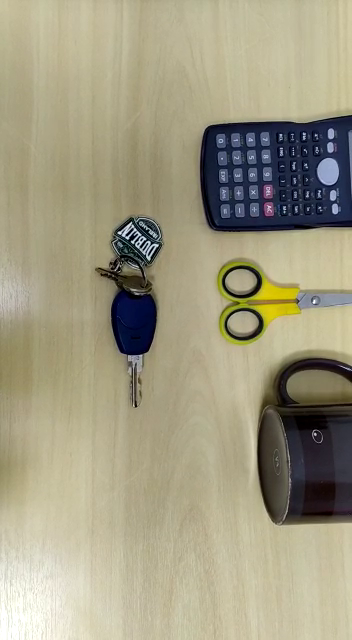
#> input picture frame 28 of Datasource/Standard files/four_objects.mp4, 352 x 640 px, given in place of walking_fn.mp4, which was not available
$ python paper_cbeb.py
#> lines starting #> are read from the running program, lines starting #| are printed output that depends on the picture; after the words box and inside, x2 and y2 are one past the last pixel; in counts of white or black regions, pixels touching at a corner belong together; pictures that were not available may be replaced by others from this repository, and a replacement may not be noted
### Detection/segmentationUtils.py
import copy
import math
import numpy as np
import cv2 as cv
import matplotlib.pyplot as plt
from iou import iou
from classifierTools import classifierTools
from skimage.morphology import erosion, dilation, opening, closing, white_tophat,square,convex_hull_image
from filterUtils import filterUtils

class segmentationUtils:

    '''
    parameters:
        imagem - desired image
        minimumSizeBox - threshold for the size of the bounding box (in percentage)
        options - optional parameter who is a string with the desired options.
            avaiable options:
                '--neuromorphic' - is the declaration of neuromorphic image or else is a RGB image
    '''
    def watershed(imagem,options=None,minimumSizeBox = 2,smallBBFilter = True,centroidDistanceFilter=True,mergeOverlapingDetectionsFilter=True,flagCloserToCenter = False):

        opt = []
        flagNeuromorphic = False
        occurrences = 0
        global imageDimensions
        imageDimensions = imagem.shape
        if options != None:
            options = "".join(options.split())
            opt = options.split('--')

        if opt.__contains__('neuromorphic'):
            flagNeuromorphic = True
            img = imagem.astype(np.uint8)
            #img = filterUtils.median(img)
            #img = cv.medianBlur(img,3)
            img[img == 255] = 0
            #img = filterUtils.avg(img)
            occurrences = np.count_nonzero(img == 0)
            if len(img.shape) == 3:
                img = cv.cvtColor(img,cv.COLOR_RGB2GRAY)
        else:
            img = cv.cvtColor(imagem,cv.COLOR_RGB2GRAY)

        ret, thresh = cv.threshold(img,0,255,cv.THRESH_BINARY_INV+cv.THRESH_OTSU)


       # noise removal
        kernel = np.ones((1,1),np.uint8)
        opening = cv.morphologyEx(thresh,cv.MORPH_ELLIPSE,kernel, iterations = 1)
        # sure background area

        sure_bg = cv.dilate(opening,kernel,iterations=5)
        # Finding sure foreground area
        dist_transform = cv.distanceTransform(opening,cv.DIST_L2,0)
        ret, sure_fg = cv.threshold(dist_transform,0.05*dist_transform.max(),255,0)

        # Finding unknown region
        sure_fg = np.uint8(sure_fg)
        unknown = cv.subtract(sure_bg,sure_fg)
        # Marker labelling
        ret, markers = cv.connectedComponents(sure_fg)
        # Add one to all labels so that sure background is not 0, but 1
        markers = markers+1
        # Now, mark the region of unknown with zero
        markers[unknown==255] = 0
        img2 = cv.cvtColor(img, cv.COLOR_GRAY2RGB)
        markers = cv.watershed(img2,markers)
        img2[markers == -1] = [255,0,0]

        detections = segmentationUtils.makeRectDetection(markers,minimumSizeBox,smallBBFilter,centroidDistanceFilter,mergeOverlapingDetectionsFilter)
        detections = segmentationUtils.getOnlyCloseToCenter(flagCloserToCenter,detections)
        #imagem = segmentationUtils.drawRect(imagem,detections)
        detections = segmentationUtils.getCoordinatesFromPoints(detections)
        return imagem, markers, detections, opening, sure_fg, sure_bg,markers#, thresh

    def getOnlyCloseToCenter(flagCloserToCenter, detections):
        retorno = []
        if(flagCloserToCenter):
            for j in range(len(detections)):
                if (detections[j][7] == 'closerToCenter'):
                    retorno.append(detections[j])
        else:
            retorno = copy.deepcopy(detections)
        return retorno

    '''
    this method was make in order to receive a mask from multiple detection using the watershed method
    and make a rectangular bounding box ao redor of the detections.
    '''
    def makeRectDetection(mask,minimumSizeBox=2,smallBBFilter=True,centroidDistanceFilter=True,mergeOverlapingDetectionsFilter = True):
        #make sure that the edges of the image is not being marked
        mask[0,:] = 1
        mask[:,0] = 1
        mask[mask.shape[0]-1,:] = 1
        mask[:, mask.shape[1]-1] = 1
        unique = np.unique(mask)
        unique = unique[unique != -1]
        unique = unique[unique != 1]
        objects = []
        for i in range(len(unique)):
            positions = np.where(mask == unique[i])
            x = min(positions[0])
            y = min(positions[1])
            lastX = max(positions[0])
            lastY = max(positions[1])
            width = lastX - x
            height = lastY - y
            #if the area of the detection is bigger then 20% of the image size (128 * 128 = 16384)
            #so if the bb area is larger then 0.2*16384 the bb need to be keep. Otherwise I ignore then
            if ((smallBBFilter) and (width * height)>((minimumSizeBox/100.0)*(mask.shape[0]*mask.shape[1]))):
                objects.append([x, y, width, height])
            elif (not smallBBFilter):
                objects.append([x, y, width, height])

        # print(len(objects))

        objects = segmentationUtils.getCentroid(objects)
        objects = segmentationUtils.getPointsFromCoordinates(objects)
        objects = segmentationUtils.filterDetections(objects,centroidDistanceFilter,mergeOverlapingDetectionsFilter)
        objects = segmentationUtils.closerToCenter(objects)
        return objects

    '''
        INPUT -> coordinates =
                     [x, y, width, height, centroidx, centroidy, distanceToCenter]
        OUTPUT -> coordinates =
                     [x, y, width, height, centroidx, centroidy, distanceToCenter, infoAboutCloserToCenter]
    '''
    def closerToCenter(coordinates):
        if(len(coordinates) > 0):
            minOfEachColumn = np.amin(coordinates,axis=0)
            minOfEachColumnCoord = np.where(coordinates == np.amin(coordinates,axis=0))
            # print('coordenadas dos valores mínimos de cada coluna do array de coordenadas: ',minOfEachColumn)
            # print('array de coordenadas: ',coordinates)
            limitOfDistance = ((math.sqrt(((imageDimensions[0]-imageDimensions[0]/2)**2)+((imageDimensions[1]-imageDimensions[1]/2)**2)))*0.2)
        for i in range(len(coordinates)):
            if coordinates[i][6] == minOfEachColumn[6]:
                coordinates[i].append('closerToCenter')
            else:
                coordinates[i].append('notCloserToCenter')

        return coordinates


    '''
        INPUT ->
            coordinates =
                 [x, y, width, height]
        OUTPUT ->
            coordinates =
                [x, y, width, height, centroidx, centroidy, distanceToCenter]
    '''
    def getCentroid(coordinates):
        for i in range(len(coordinates)):
            distanceToCenter = 0
            Cxa = coordinates[i][0] + coordinates[i][2]/2
            Cya = coordinates[i][1] + coordinates[i][3]/2
            coordinates[i].append(Cxa)
            coordinates[i].append(Cya)
            if(imageDimensions and imageDimensions[0] != 0 and imageDimensions[1] != 0):
                distanceToCenter = math.sqrt(((coordinates[i][4]-imageDimensions[0]/2)**2)+((coordinates[i][5]-imageDimensions[1]/2)**2))
            coordinates[i].append(distanceToCenter)
        return coordinates

    def filterDetections(detections,centroidDistanceFilter=True,mergeOverlapingDetectionsFilter = True):
        flag = True
        retorno = detections[:]
        while(flag):
            flag, pos = segmentationUtils.checkIntersec(retorno,centroidDistanceFilter,mergeOverlapingDetectionsFilter)
            retorno = segmentationUtils.mergeDetections(retorno,pos)
        return retorno

    def checkIntersec(coordinates,centroidDistanceFilter=True,mergeOverlapingDetectionsFilter = True):
        count = len(coordinates)
        register = 0
        maxDistance = math.sqrt(imageDimensions[0]**2 + imageDimensions[1]**2)
        if (centroidDistanceFilter or mergeOverlapingDetectionsFilter):
            for i in range(len(coordinates)):
                for j in range(len(coordinates)):
                    if j > i:
                        area = iou.bb_intersection_over_union(coordinates[i],coordinates[j])
                        distance = segmentationUtils.getDistance(coordinates[i],coordinates[j])
                        if (area > 0.0 and area != 1.0 and mergeOverlapingDetectionsFilter) or (centroidDistanceFilter and distance < 0.35*maxDistance):
                            return True, [i,j]

        return False, None

    def getDistance(boxA, boxB):
        distance = math.sqrt(((boxA[4]-boxB[4])**2)+((boxA[5]-boxB[5])**2))
        # print('distance: '+ str(distance))
        return distance

    # [14 lines left out: function drawRect, not called in this run]

    '''
        If one or more rectangular detections has a IOU the bounding boxes are merged and
    became just one
    '''
    def mergeDetections(detections,pos):
        retorno = detections
        if (pos != None):
            coordinates = copy.deepcopy(detections)
            retorno = []
            X1 = max(coordinates[pos[0]][0],coordinates[pos[0]][2],coordinates[pos[1]][0],coordinates[pos[1]][2])
            X2 = min(coordinates[pos[0]][0],coordinates[pos[0]][2],coordinates[pos[1]][0],coordinates[pos[1]][2])
            Y1 = max(coordinates[pos[0]][1],coordinates[pos[0]][3],coordinates[pos[1]][1],coordinates[pos[1]][3])
            Y2 = min(coordinates[pos[0]][1],coordinates[pos[0]][3],coordinates[pos[1]][1],coordinates[pos[1]][3])
            width = X1 - X2
            height = Y1 - Y2

            coordWithCentroid = segmentationUtils.getCentroid([[X2, Y2, width, height]])

            coordinates.remove(detections[pos[0]])
            coordinates.remove(detections[pos[1]])

            retorno = coordinates
            retorno.append([X2, Y2, X1, Y1, coordWithCentroid[0][4],coordWithCentroid[0][5],coordWithCentroid[0][6]])
        return retorno

    def getPointsFromCoordinates(detections):
        objects = []
        for i in range(len(detections)):
            x1 = detections[i][0]
            y1 = detections[i][1]
            x2 = detections[i][0] + detections[i][2]
            y2 = detections[i][1] + detections[i][3]
            objects.append([x1, y1, x2, y2, detections[i][4], detections[i][5],detections[i][6]])
        return objects
    def getCoordinatesFromPoints(detections):
        objects = []
        for i in range(len(detections)):
            if detections[i][2] - detections[i][0] > 1 and detections[i][3] - detections[i][1] > 1:
                x1 = detections[i][0]
                y1 = detections[i][1]
                width = detections[i][2] - x1
                lenght = detections[i][3] - y1
                objects.append([x1, y1, width, lenght, detections[i][4], detections[i][5],detections[i][6],detections[i][7]])
        return objects

    #this function get the original image and extract the ROI
    # [18 lines left out: function getROI, not called in this run]

    '''
    this method run a demo for watershed segmentation technique.
    this will plot 4 images:
        - 1 standard image (original)
        - 1 standard image (watershed segmentation)
        - 1 neuromorphic image (original | probabily 100 ms event agroupation)
        - 1 neuromorphic image (watershed segmentation + filter of avg and median)
    '''
    # [59 lines left out: function watershed_demo, not called in this run]

# [2 lines that do not run on import are left out]

### Detection/iou.py
class iou:

    def bb_intersection_over_union(boxA, boxB):
        # determine the (x, y)-coordinates of the intersection rectangle
        xA = max(boxA[0], boxB[0])
        yA = max(boxA[1], boxB[1])
        xB = min(boxA[2], boxB[2])
        yB = min(boxA[3], boxB[3])

        # compute the area of intersection rectangle
        interArea = abs(max((xB - xA, 0)) * max((yB - yA), 0))
        if interArea == 0:
            return 0
        # compute the area of both the prediction and ground-truth
        # rectangles
        boxAArea = abs((boxA[2] - boxA[0]) * (boxA[3] - boxA[1]))
        boxBArea = abs((boxB[2] - boxB[0]) * (boxB[3] - boxB[1]))

        # compute the intersection over union by taking the intersection
        # area and dividing it by the sum of prediction + ground-truth
        # areas - the interesection area
        iou = interArea / float(boxAArea + boxBArea - interArea)

        # return the intersection over union value
        return iou


    if __name__ == '__main__':
        # Pointing out a wrong IoU implementation in https://www.pyimagesearch.com/2016/11/07/intersection-over-union-iou-for-object-detection/
        boxA = [0., 0., 10., 10.]
        boxB = [1., 1., 11., 11.]

        correct = bb_intersection_over_union(boxA, boxB)
        print('Correct solution - also analytical: {0}\n'
            'Solution by published function: {1}\n'
            'Solution by correction (ptyshevs): {2}'.format(correct, '0.704225352113', '0.680672268908'))

        print('Normalizing coordinates in a 100x100 coordinate system')
        boxA = [a / 100. for a in boxA]
        boxB = [b / 100. for b in boxB]

        correct = bb_intersection_over_union(boxA, boxB)

        print('Correct solution - also analytical: {0}\n'
            'Solution by published function: {1}\n'
            'Solution by correction: {2}'.format(correct, '0.964445166004', '0.680672268908'))

        print('Two boxes with no overlap')
        boxA = [0., 0., 10., 10.]
        boxB = [12., 12., 22., 22.]
        correct = bb_intersection_over_union(boxA, boxB)

        print('Correct solution - also analytical: {0}\n'
            'Solution by published function: {1}\n'
            'Solution by correction (ptyshevs): {2}'.format(correct, '0.0', '0.0204081632653'))


        print('Example in the comments from ptyshevs')
        boxA = [0., 0., 2., 2.]
        boxB = [1., 1., 3., 3.]
        correct = bb_intersection_over_union(boxA, boxB)

        print('Correct solution - also analytical: {0}\n'
            'Solution by published function: {1}\n'
            'Solution by correction (ptyshevs): {2}'.format(correct, '0.285714285714', '0.142857142857'))

### Detection/paper_cbeb.py

import numpy as np
import cv2 as cv
import matplotlib.pyplot as plt
from openAEDAT import aedatUtils
import matplotlib.animation as animation
from segmentationUtils import segmentationUtils
from filterUtils import filterUtils
import matplotlib.patches as patches
import copy

def main():
    nfVectorSave = []
    # [5 lines of commented-out code are left out]
    path = '/home/eduardo/Documentos/DVS/Eduardo work/CBEB - 2020/codigo/walking_fn.mp4'
    # path = '/home/eduardo/Documentos/DVS/Eduardo work/CBEB - 2020/codigo/assets/video_piloto_1.mp4'


    video = cv.VideoCapture(path)

    plotMask = False

    if plotMask:
        fig, axarr = plt.subplots(1,2)
        axarr[0].set_title('standard image')
        axarr[1].set_title('watershed mask')
    else:
        fig,axarr = plt.subplots(1)
        handle = None

    off_set_text = 3
    rects = []
    texts = []
    while(video.isOpened()):
        ret, frame = video.read()
#> frame is the input picture: shape (640, 352, 3); mean B, G, R 130.3, 155, 160.6
        if(ret == False):
            break
        if frame.shape != 0:
            #frame = cv.rotate(frame, cv.ROTATE_90_CLOCKWISE)
            imagem = copy.deepcopy(frame)
            # imagem = filterUtils.avg(imagem)
            # imagem = filterUtils.median(imagem)
            watershedImage, mask, detection,opening, sure_fg, sure_bg,markers = segmentationUtils.watershed(imagem,options="--neuromorphic",minimumSizeBox=0.0,smallBBFilter=True,centroidDistanceFilter = True, mergeOverlapingDetectionsFilter = True)
#> in watershed, `img[img == 255] = 0`:
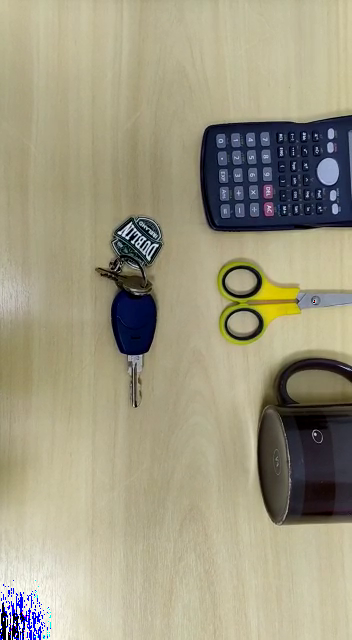
#> img: shape (640, 352, 3); 0.46% of pixels changed, all inside (x1, y1, x2, y2) = (0, 300, 315, 640)
#> in watershed, `occurrences = np.count_nonzero(img == 0)`: occurrences = 7062
#> in watershed, `ret, thresh = cv.threshold(img,0,255,cv.THRESH_BINARY_INV+cv.THRESH_OT..`:
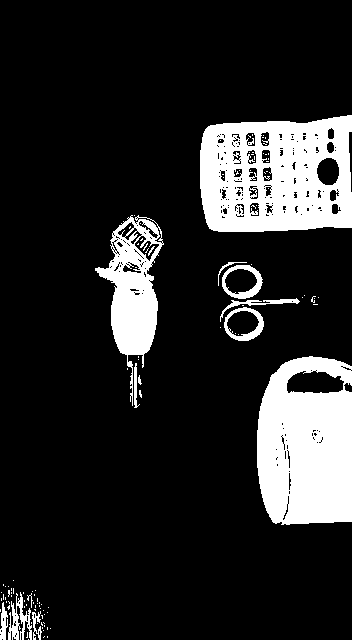
#> thresh: shape (640, 352); 15.7% white; 114 white regions (100 under 20 px), largest, box (x1, y1, x2, y2) and area: (200, 115, 352, 232) 14083, (257, 356, 352, 525) 13356, (95, 215, 164, 406) 5209
#> in watershed, `ret, thresh = cv.threshold(img,0,255,cv.THRESH_BINARY_INV+cv.THRESH_OT..`: ret = 105
#> in watershed, `ret, sure_fg = cv.threshold(dist_transform,0.05*dist_transform.max(),2..`: ret = 2.3
#> in watershed, `ret, markers = cv.connectedComponents(sure_fg)`: ret = 30
#> in watershed, `markers[unknown==255] = 0`:
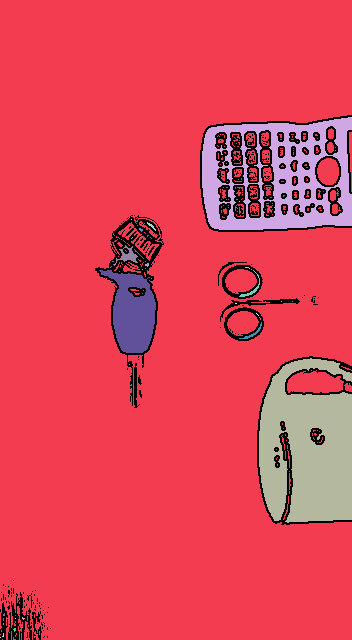
#> markers: shape (640, 352) int32; 31 distinct labels, from 0 to 30; one colour per label, 0 black
#> in watershed, `markers = cv.watershed(img2,markers)`:
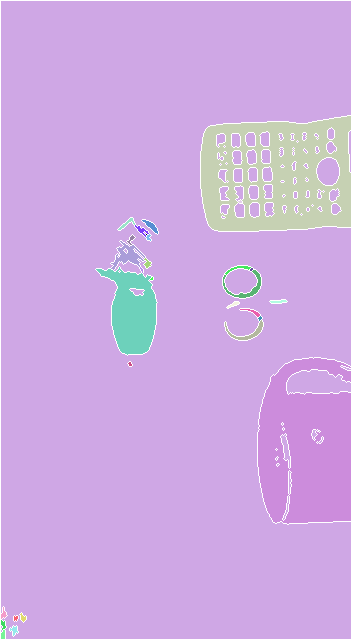
#> markers: shape (640, 352) int32; 31 distinct labels, from -1 to 29; one colour per label, 0 black, -1 white
#> in watershed, `img2[markers == -1] = [255,0,0]`:
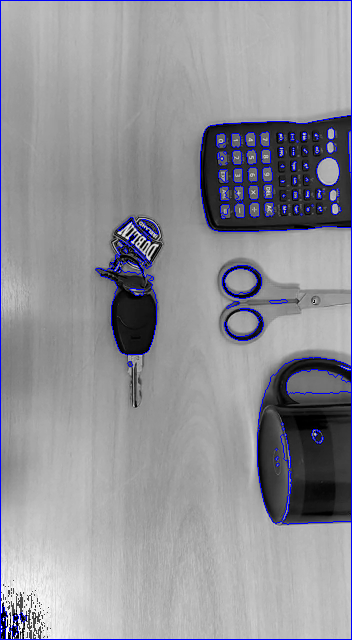
#> img2: shape (640, 352, 3); mean B, G, R 151.4, 145, 145
#> in makeRectDetection, `mask[:,0] = 1`:
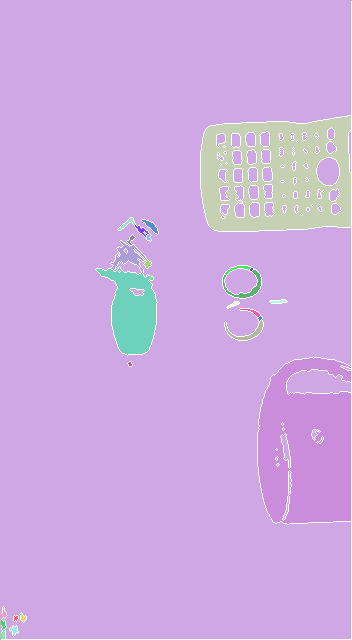
#> mask: shape (640, 352) int32; 31 distinct labels, from -1 to 29; one colour per label, 0 black, -1 white
#> in makeRectDetection, `mask[:, mask.shape[1]-1] = 1`:
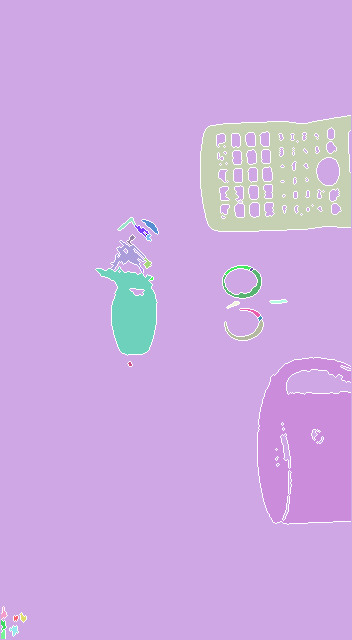
#> mask: shape (640, 352) int32; 31 distinct labels, from -1 to 29; one colour per label, 0 black, -1 white
#> in makeRectDetection, `unique = np.unique(mask)`: unique = 31 values from -1 to 29
#> in makeRectDetection, `unique = unique[unique != -1]`: unique = 30 values from 0 to 29
#> in makeRectDetection, `unique = unique[unique != 1]`: unique = 29 values from 0 to 29
#> the loop in makeRectDetection, `for i in range(len(unique)):` made 29 passes
#> (positions, x, y, lastX, lastY, width, height) on passes 2, 4, 5, 6, 7: (11546 positions, rows 116 to 230, columns 201 to 350, 116, 201, 230, 350, 114, 149), (50 positions, rows 218 to 229, columns 118 to 134, 218, 118, 229, 134, 11, 16), (75 positions, rows 220 to 233, columns 142 to 157, 220, 142, 233, 157, 13, 15), (52 positions, rows 225 to 236, columns 135 to 148, 225, 135, 236, 148, 11, 13), (19 positions, rows 234 to 240, columns 146 to 150, 234, 146, 240, 150, 6, 4)
#> after the loop in makeRectDetection, `for i in range(len(unique)):`: objects = 28 items, first 6: [116, 201, 114, 149], [200, 238, 2, 3], [218, 118, 11, 16], [220, 142, 13, 15], [225, 135, 11, 13], [234, 146, 6, 4]
#> the loop in getCentroid, `for i in range(len(coordinates)):` made 28 passes
#> (distanceToCenter, Cxa, Cya) on passes 1 to 8: (177.5, 173, 275.5), (134.9, 201, 239.5), (108.7, 223.5, 126), (97.18, 226.5, 149.5), (95.92, 230.5, 141.5), (87.6, 237, 148), (92.47, 239.5, 130.5), (81.1, 255, 127.5)
#> in makeRectDetection, `objects = segmentationUtils.getCentroid(objects)`: objects = 28 items
#> the loop in getPointsFromCoordinates, `for i in range(len(detections)):` made 28 passes
#> (x1, y1, x2, y2) on passes 1 to 8: (116, 201, 230, 350), (200, 238, 202, 241), (218, 118, 229, 134), (220, 142, 233, 157), (225, 135, 236, 148), (234, 146, 240, 150), (235, 127, 244, 134), (241, 111, 269, 144)
#> the loop in filterDetections, `while(flag):` made 27 passes
#> count in checkIntersec on pass 4: 25
#> the loop in closerToCenter, `for i in range(len(coordinates)):` made 2 passes
#> the loop in getCoordinatesFromPoints, `for i in range(len(detections)):` made 2 passes

            # [16 lines of commented-out code are left out]
            print(len(detection))
#| 2


        nfVectorSave.append(watershedImage)

    video.release()
    cv.destroyAllWindows()
    filmaker(nfVectorSave)


# [18 lines left out: functions cleanFigure, filmaker, not called in this run]

if __name__ == "__main__":
	main()
